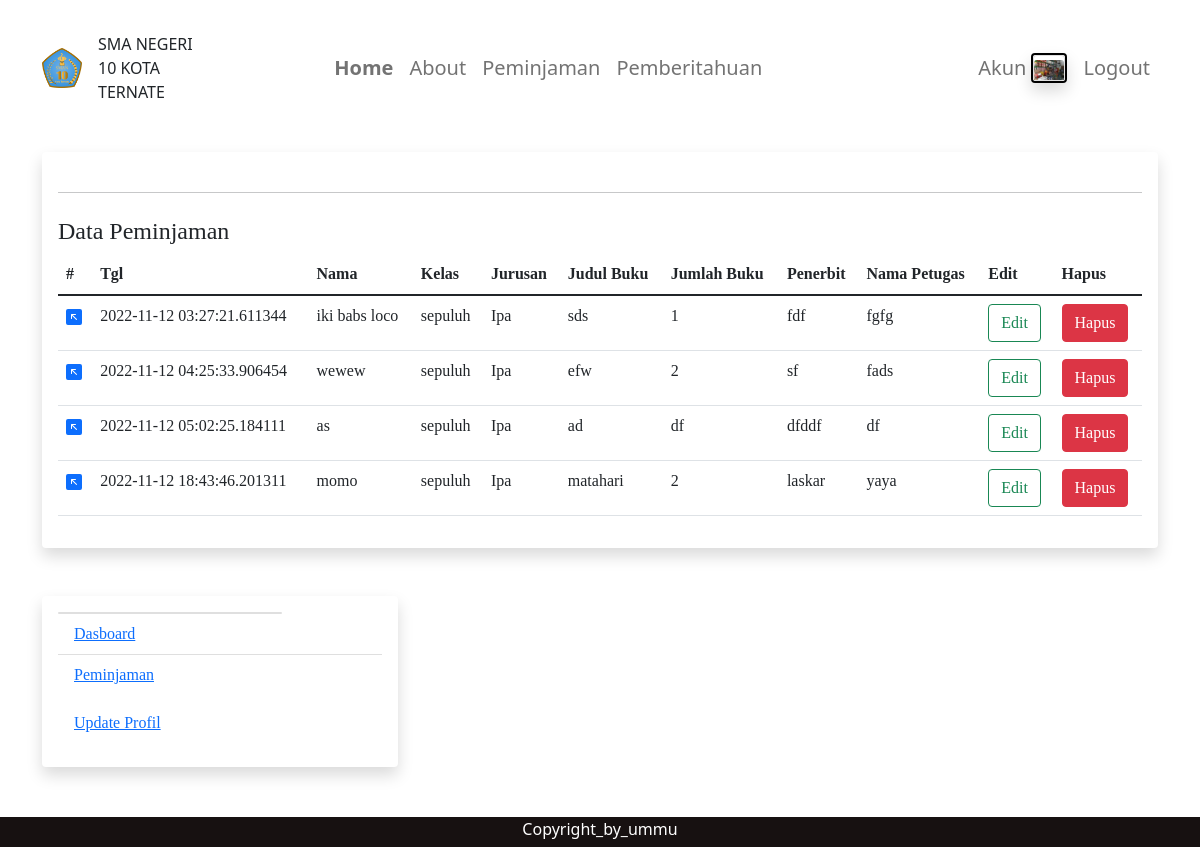
Screenshot of /pemberitahuan (signed in) with the database file from the repository.
### sim/models.py (models this page shows, shortened)
class Tpetugas(db.Model, UserMixin):
    id = db.Column(db.Integer, primary_key=True)
    nama = db.Column(db.String(100), nullable=False)
    email = db.Column(db.String(120), unique=True, nullable=False)
    password = db.Column(db.String(80), nullable=False)
    foto = db.Column(db.String(30), nullable=False, default='default.jpg')
    pjs = db.relationship('Tpj', backref='petugas',lazy=True)

class Tpj(db.Model):
    id = db.Column(db.Integer, primary_key=True)
    nama = db.Column(db.String(300), nullable=False)
    nohp = db.Column(db.String(12), nullable=False)
    kategori = db.Column(db.String(50), nullable=False)
    kategori2 = db.Column(db.String(50), nullable=False)
    judul_buku = db.Column(db.String(100), nullable=False)
    jumlahbuku= db.Column(db.String(10), nullable=False)
    alamat = db.Column(db.String(300), nullable=False)
    tgl_post = db.Column(db.DateTime, nullable=False, default=datetime.utcnow)
    penerbit = db.Column(db.String(300), nullable=False)
    nama_petugas = db.Column(db.String(300), nullable=False)
    petugas_id = db.Column(db.Integer, db.ForeignKey('tpetugas.id'), nullable=False)

### sim/mahasiswa/routes.py (the view)
@rpetugas.route("/pemberitahuan")
@login_required
def pemberitahuan():
    dt_pj=Tpj.query.all()
    return render_template('pemberitahuan.html', dt_pj=dt_pj)

### sim/models.py (called while the page is built)
@login_manager.user_loader
def load_user(petugas_id):
    return Tpetugas.query.get(int(petugas_id))

### sim/templates/pemberitahuan.html (shortened to what this page needs)
{% extends "base.html" %}
{% block konten%}
<div class="jumbotron">
    <hr class="my-4">
    <h4>Data Peminjaman</h4>
    <div class="table-responsive">
        <table class="table table-hover">
            <thead>
                <tr>
                    <th scope="col">#</th>
                    <th scope="col">Tgl</th>
                    <th scope="col">Nama</th>
                    <th scope="col">Kelas</th>
                    <th scope="col">Jurusan</th>
                    <th scope="col">Judul Buku</th>
                    <th scope="col">Jumlah Buku</th>
                    <th scope="col">Penerbit</th>
                    <th scope="col">Nama Petugas</th>
                    <th scope="col">Edit</th>
                    <th scope="col">Hapus</th>
                </tr>
            </thead>
            <tbody>
                {% for data in dt_pj %}
                <tr>
                    <th><a href="{{url_for('rpetugas.detail_pj', ed_id=data.id)}}"></a></th>
                    <td>{{data.tgl_post}}</td>
                    <td>{{data.nama}}</td>
                    <td>{{data.kategori}}</td>
                    <td>{{data.kategori2}}</td>
                    <td>{{data.judul_buku}}</td>
                    <td>{{data.jumlahbuku}}</td>
                    <td>{{data.penerbit}}</td>
                    <td>{{data.nama_petugas}}</td>
                    <td><a class="btn btn-outline-success" href="{{url_for('rpetugas.update_pj', ed_id=data.id)}}">Edit</a> </td>
                    <td><a class="btn btn-danger" href="/delete/{{data.id}}" onclick="return confirm('Yakin Data Mau di Hapus?')">Hapus</a></td>
                    {% endfor %}
                </tr>
            </tbody>
        </table>
    </div>
</div>
{% endblock %}

### sim/templates/base.html (shortened to what this page needs)
<!DOCTYPE html>
<html lang="en">
<head>
    <link href="{{ url_for ('static', filename='css/bootstrap.min.css')}}" rel="stylesheet"
>
    <link rel="stylesheet" type="text/css" href="{{ url_for ('static', filename='css/style.css')}}">
</head>
<body class="bod">
    <div id="main">
        <nav class="navbar navbar-expand-lg navbar-light mt-4 ">
            <div class="container-fluid" style="margin-left: 30px;margin-right: 30px;">
                <a class="navbar-brand" id="sma10" href="#"><img id="sma10" src="{{url_for('static', filename='foto/smaten.png')}}" width="40px" height="40px"> </a>
                <label for="sma10" id="sma10"> SMA NEGERI 10 KOTA TERNATE</label>
                <div class="collapse navbar-collapse" id="navbarScroll">
                    <ul class="navbar-nav me-auto my-2 my-lg-0 navbar-nav-scroll" style="--bs-scroll-height: 100px;">
                        <li class="nav-item fs-5" style="padding-right: 120px;">
                        </li>
                        {% if current_user.is_authenticated %}
                        <li class="nav-item fs-5">
                            <a class="nav-link actives" aria-current="page"href="{{url_for('rpetugas.akunpetugas')}}"><b>Home</b></a>
                        </li>
                        <li class="nav-item fs-5">
                            <a class="nav-link" href="{{url_for('rpetugas.about')}}">About</a>
                        </li>
                        <li class="nav-item fs-5">
                            <a class="nav-link" href="{{url_for('rpetugas.pj')}}">Peminjaman</a>
                        </li>
                        <li class="nav-item fs-5">
                            <a class="nav-link" href="{{url_for('rpetugas.pemberitahuan')}}">Pemberitahuan</a>
                        </li>
                        {%endif%}
                        {% if current_user.is_authenticated %}
                        <div class="iconemail d-flex md-4">
                            <a class="nav-link d-flex" id="akun" href="{{url_for('rpetugas.edit_petugas')}}">
                            <li class="nav-item fs-5 d-flex" style="margin-right: 5px;">
                            Akun
                            </li>
                            <div class="shadow bg-white rounded" style="border: 2px solid black;
                            border-radius: 40px;">
                                <div class="card" style="width: 2rem;">
                                    <li class="nav-item">
                                    <img src="{{url_for('static', filename='foto/' + current_user.foto)}}" class="card-img-top"
                                    alt="..." width="20px" height="20px">
                                    </li>
                                </div>
                            </div>
                            </a>
                        </div>
                        <li class="nav-item fs-5">
                            <a class="nav-link" href="{{url_for('rpetugas.logout_petugas')}}">Logout</a>
                        </li>
                        {%endif%}
                    </ul>
                </div>
            </div>
        </nav>
    </div>
    <div class="container yy logint" style="margin-top: 40px;position:static; align-items: center; justify-content: center; width: 100%;">
        <div class="row">
            <div class="col-md-12">
                <div class="shadow p-3 mb-5 bg-white rounded">
                    {%block konten%}
                    {%endblock%}
                </div>
            </div>
            {% if current_user.is_authenticated %}
            <div class="col-md-4">
                <div class="shadow p-3 mb-5 bg-white rounded">
                    <div class="card" style="width: 14rem;">
                    </div>
                    <ul class="list-group list-group-flush">
                        <li class="list-group-item"><a href="{{url_for('rpetugas.akunpetugas')}}">Dasboard</a>
                        </li>
                        <li class="list-group-item"><a href="{{url_for('rpetugas.pj')}}">Peminjaman</a></li>
                    </ul>
                    <div class="card-body">
                        <a href="{{url_for('rpetugas.edit_petugas')}}" class="card-link">Update Profil</a>
                    </div>
                    {% endif %}
                </div>
            </div>
        </div>
    </div>
    <div class="navbar navbar-inverse navbar-static-bottom">
        <p class="copy" style="background-color: rgb(23, 17, 17); color: white;padding-top: 0;" align="center">Copyright_by_ummu</p>
    </div>
    <div class="navbar navbar-inverse navbar-fixed-bottom">
        <p class="copy" style="background-color: rgb(23, 17, 17); color: white; padding-top: 0;" align="center">Copyright_by_ummu</p>
    </div>
</body>
</html>

### sim/static/css/style.css (style rules this page uses)
.jumbotron { background-color: white; }
.container { font-family: tahoma; }
body { width: auto; height: auto; }
.yy { display: fixed; align-items: center; justify-content: center; position: absolute; }
p.copy { bottom: 0; padding-bottom: 0; margin-bottom: 0; width: 100%; position: fixed; height:30px; color:rgb(249, 22, 22); align-items: center; }

### rows the page displays
Tpetugas: foto (picture)
Tpj: tgl_post "2022-11-12 03:27:21.611344", nama "iki babs loco", kategori "sepuluh", kategori2 "Ipa", judul_buku "sds", jumlahbuku "1", penerbit "fdf", nama_petugas "fgfg"
Tpj: tgl_post "2022-11-12 04:25:33.906454", nama "wewew", kategori "sepuluh", kategori2 "Ipa", judul_buku "efw", jumlahbuku "2", penerbit "sf", nama_petugas "fads"
Tpj: tgl_post "2022-11-12 05:02:25.184111", nama "as", kategori "sepuluh", kategori2 "Ipa", judul_buku "ad", jumlahbuku "df", penerbit "dfddf", nama_petugas "df"
Tpj: tgl_post "2022-11-12 18:43:46.201311", nama "momo", kategori "sepuluh", kategori2 "Ipa", judul_buku "matahari", jumlahbuku "2", penerbit "laskar", nama_petugas "yaya"
